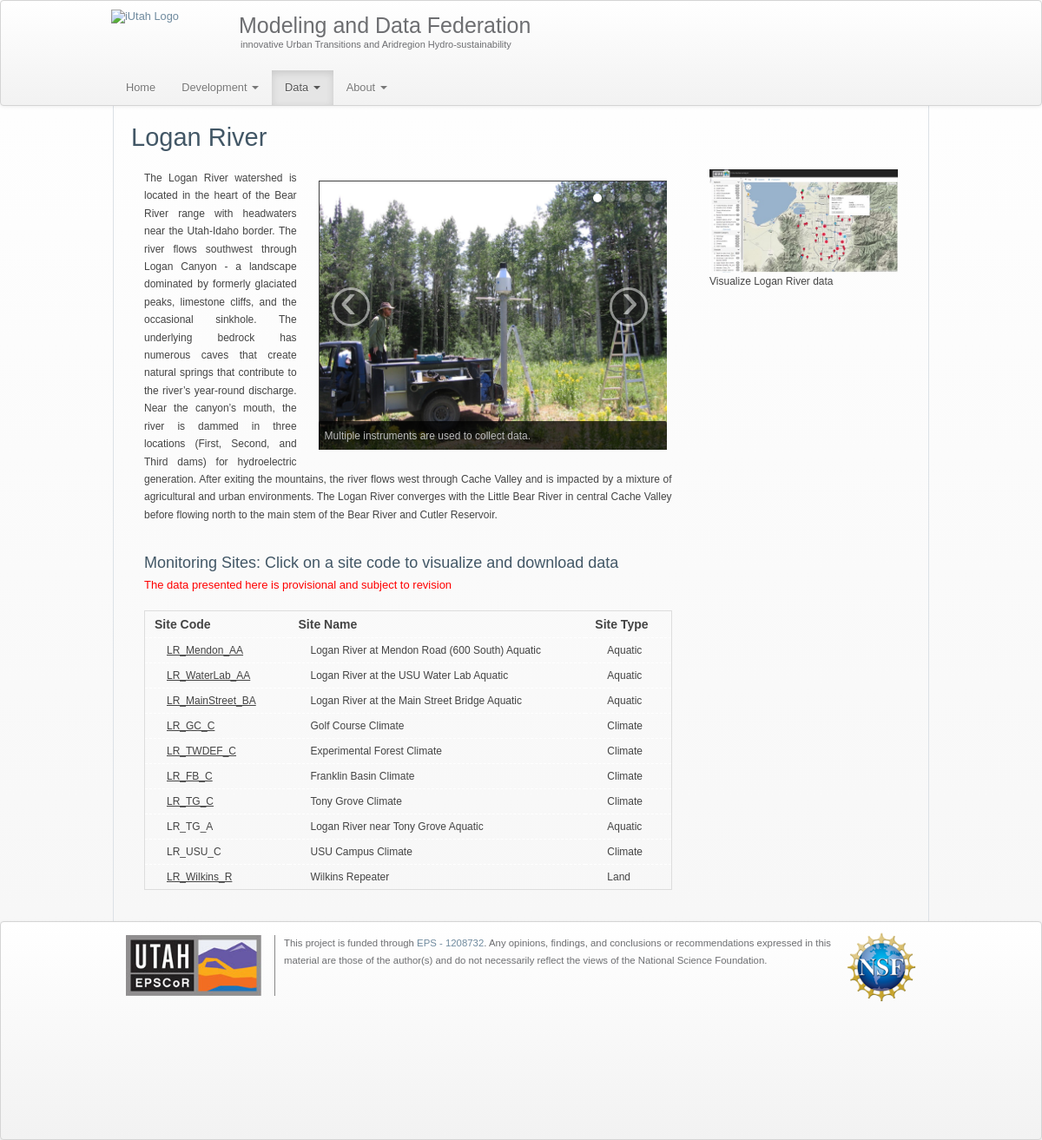
Page /mdf/Data/Logan River/ on the earlier database version.
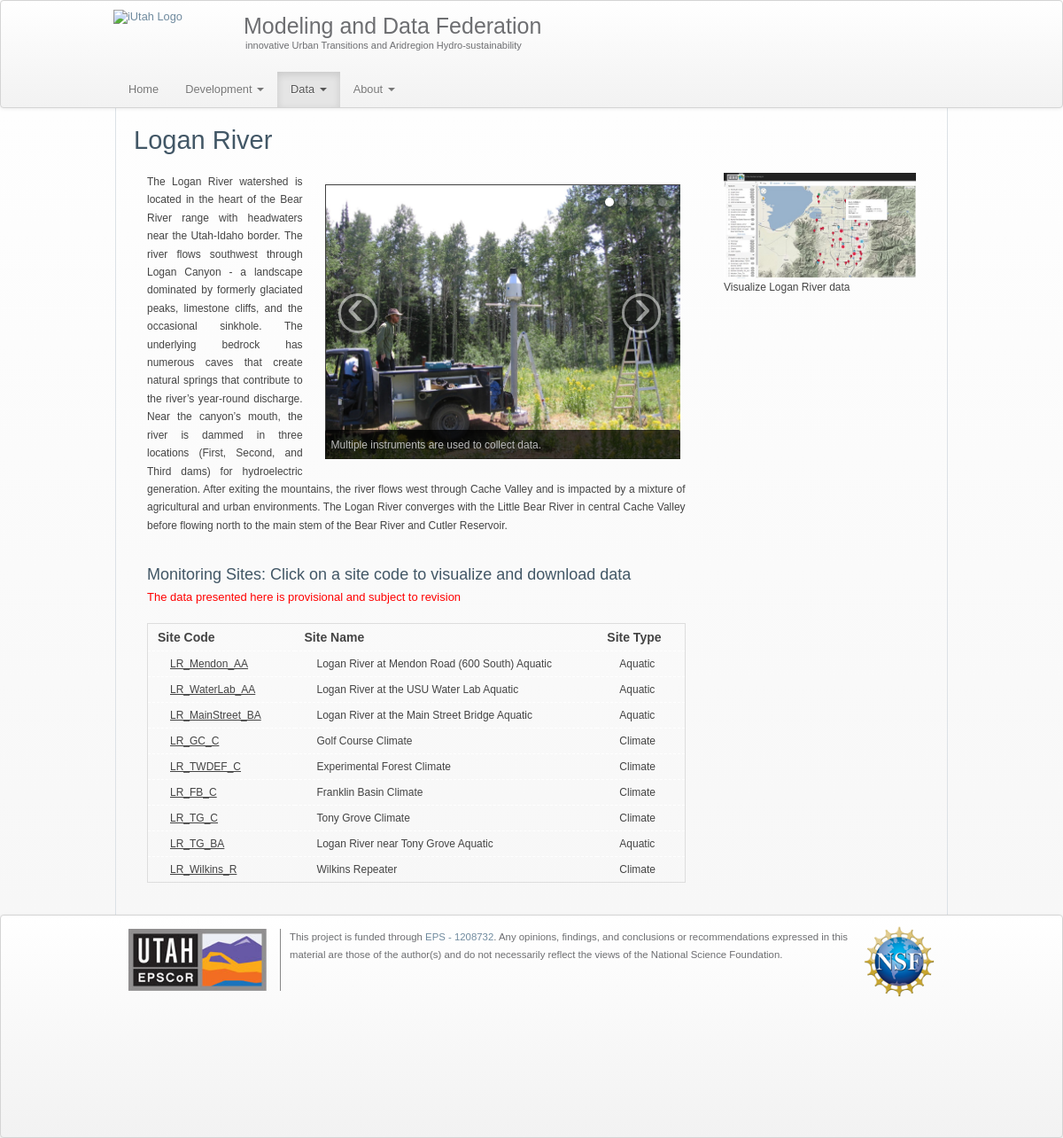
Same page on the later database version.
### src/mdfserver/models.py (models this page shows)
class Page(models.Model):
    title = models.CharField(max_length=200)
    content = models.TextField(max_length=8000) #tinymce_models.HTMLField()#forms.CharField(widget=TinyMCE(attrs={'cols': 80, 'rows': 30})) #Use the WYSIWYG editor in this field.
    def __unicode__(self):
        return self.title

class Subpage(models.Model):
    title = models.CharField(max_length=200)
    content = models.TextField(max_length=8000)#tinymce_models.HTMLField() #forms.CharField(widget=TinyMCE(attrs={'cols': 80, 'rows': 30})) #Use the WYSIWYG editor in this field.
    pages = models.ForeignKey(Page)
    def __unicode__(self):
        return self.title

### src/mdfserver/views.py (the view)
# urls.py: url(r'^' + BASE_URL + '(?P<pages_passed>[\w\s]*)/(?P<subpage>[\w\s]*[/]?)/$', views.subpages, name='subpages'),
def subpages(request, pages_passed, subpage):
    pages_in_server = Page.objects.all().order_by('-title')[:5]
    context = {'pages': pages_in_server, 'requested': pages_passed, 'subpage_name': subpage}
    return render(request, 'mdfserver/main_template.html', context)

### src/mdfserver/templates/mdfserver/main_template.html (shortened to what this page needs)
{% extends "mdfserver/index.html" %}
{% load static %}
{% block content %}
    <div style="border: 1px solid rgb(220, 225, 230); padding-left: 20px; padding-right: 20px">
        {% for page in pages %}
            {% if subpage_name %}
                {% if requested == page.title %}
                    {% for subpage in page.subpage_set.all %}
                        {% if subpage_name|cut:" " == subpage|cut:" " %}
                            {{ subpage.content | safe }}
                        {% endif %}
                    {% endfor %}
                {% endif %}
            {% elif requested == page.title %}
                {{ page.content | safe }}
            {% endif %}
        {% endfor %}
    </div>
{% endblock %}

### src/mdfserver/templates/mdfserver/index.html (shortened to what this page needs)
{% load staticfiles %}
<!DOCTYPE html>
<html>
<head>
    <link rel="stylesheet" href="{% static  "mdfserver/css/bootstrap.css" %}" type="text/css"/>
    <link rel="stylesheet" href="{% static  "mdfserver/css/custom_style.css" %}" type="text/css"/>
</head>
<body>
<div id="page-header">
    {% if pages %}
        <div class="navbar">
            <div class="navbar-inner">
                <div class="center_header">
                    <div id="title_logo">
                        <a id="home_linker" href="{% url 'index' %}">
                            <img id="iutah_logo" src="{% static "mdfserver/img/iutah_logo.png" %}" alt="iUtah Logo"/>
                            <h1 id="main_title">Modeling and Data Federation</h1>
                            <h4 id="second_title">innovative Urban Transitions and Aridregion Hydro-sustainability</h4>
                        </a>
                    </div>
                    <div class="container">
                        <ul class="nav">
                            <li {% if not requested %}class="active"{% else %} class="dropdown" {% endif %}>
                                <a class="dropdown-toggle" data-hover="dropdown" href="{% url 'index' %}">Home</a>
                            </li>
                            {% for page in pages %}
                                <li {% if requested == page.title %}
                                    class="dropdown active"
                                {% else %}
                                    class="dropdown"
                                {% endif %} >
                                    {% if page.content != 'none' and page.content != '<p>none</p>' %}
                                        <a class="dropdown-toggle"
                                           data-hover="dropdown" href="{% url 'pages' page.title %}">
                                            {{ page.title }}
                                            <b class="caret"></b>
                                        </a>
                                    {% else %}
                                        <a class="dropdown-toggle" data-hover="dropdown">
                                            {{ page.title }}
                                            <b class="caret"></b>
                                        </a>
                                    {% endif %}
                                </li>
                            {% endfor %}
                        </ul>
                    </div>
                </div>
            </div>
        </div>
        </div>
        <div class="container">
            <div id="spacer">
                {% if requested %}
                    {% block content %}{% endblock %}
                {% else %}
                    {% block unique_content %}{% endblock %}
                {% endif %}
            </div>
        </div>
        <footer style="height: 220px" class="navbar-inner">
            <div class="center_header">
                <div id="footer-left-image">
                    <a href="http://utepscor.org/" target="_blank"><img
                            src="{% static "mdfserver/img/epscor_logo.jpg" %}" alt="Utah EPSCoR"
                            width="156"
                            height="73"></a>
                </div>
                <div id="footer-text">
                    <p>This project is funded through <a
                            href="http://www.nsf.gov/awardsearch/showAward.do?AwardNumber=1208732"
                            target="_blank">EPS - 1208732</a>. Any opinions, findings, and
                        conclusions or recommendations expressed in this material are those of the author(s) and do not
                        necessarily reflect the views of the National Science Foundation.</p>
                </div>
                <aside id="footer-right-image">
                    <a href="http://www.nsf.gov/div/index.jsp?div=EPSC" target="_blank">
                        <img src="{% static "mdfserver/img/nsf1.png" %}" alt="National Science Foundation" width="80"
                             height="80">
                    </a>
                </aside>
            </div>
        </footer>
    {% else %}
        <p>The website doesn't have any content or there was an error.</p>
    {% endif %}
</body>
</html>

### src/mdfserver/static/mdfserver/css/custom_style.css (style rules this page uses)
#iutah_logo { float: left; clear: both; height: 60px; margin-left: -2px; }
#main_title { padding-top: 4px; font-size: 25px; margin-bottom: 8px; }
#second_title { font-size: 11px; margin-top: -7px; padding-left: 2px; }
#main_title, #second_title { text-decoration: none; color: #6D6E71; margin-left: 145px; }
#title_logo { height: 70px; }
.center_header { width: 940px; margin-right: auto; margin-left: auto; }
#page-header { position: fixed; width: 100%; z-index: 10; z-index: 10; }
.carousel-inner { height: inherit !important; width: 100%; background: #444; }
.carousel-control.right { right: 22px; !important }
.carousel-control span { width: auto; height: auto; }
.carousel-control.right span { margin-left: 9px; }
.carousel-control { top: 46%; padding-top: 4px; padding-right: 5px; width: 33px; height: 35px; border-radius: 71px; }
.carousel-caption { border-top-left-radius: 2px; border-top-right-radius: 2px; color: #333; }
#spacer { padding-top: 111px; }
#site_content { padding-top: 20px; padding-bottom: 20px; min-height: 575px; }
* { margin: 0; padding: 0; }
article, aside, figure, footer, header, hgroup, nav, section { display: block; }
body { font: normal .80em arial, sans-serif; color: #444; font-family: "Lucida Sans Unicode", "Lucida Grande", sans-serif !important; background-color: #C2DBE8; background-image: -ms-linear-gradient(top, #FFFFFF 0%, #F5F5F5 100%); background-image: -moz-linear-gradient(top, #FFFFFF 0%, #F5F5F5 100%); background-image: -o-linear-gradient(top, #FFFFFF 0%, #F5F5F5 100%); background-image: -webkit-gradient(linear, left top, left bottom, color-stop(0, #FFFFFF), color-stop(1, #F5F5F5)); background-image: -webkit-linear-gradient(top, #FFFFFF 0%, #F5F5F5 100%); background-image: linear-gradient(to bottom, #FFFFFF 0%, #F5F5F5 100%); background-repeat: no-repeat; background-attachment: fixed; }
p { padding: 0 0 20px 0; line-height: 1.7em; text-align: justify; }
#content p { font-size: 12px; }
img { border: 0; max-width: 1800px; }
a img { max-width: 100%; }
h1, h2, h3, h4, h5, h6 { color: #425766; letter-spacing: 0em; }
table { border: 1px dotted #fff; }
th { padding: 7px 11px; font-weight: bold; font-size: 14px; }
.plain-table { font-family: "Lucida Sans Unicode", "Lucida Grande", Sans-Serif; font-size: 12px; margin: 20px 0px; width: 100%; text-align: left; border: 1px solid #ddd; }
.plain-table a { color: #444; text-decoration: underline; font-family: "Lucida Sans Unicode", "Lucida Grande", Sans-Serif; font-size: 12px; }
td { padding: 7px 25px; border-top: 1px dashed #fff; }
h1, h2, h3 { font: normal 180% "Lucida Sans Unicode", "Lucida Grande", sans-serif; }
h3 { font-size: 140%; padding: 5px 0 0 0; }
h4, h6 { color: #F67400; padding: 0 0 5px 0; font: normal 130% arial, sans-serif; }
a, a:hover { outline: none; text-decoration: underline; color: inherit; }
a { text-decoration: none; }
.region-content { margin-left: 15px; margin-right: 15px; padding-top: 10px; }
a { color: #6F8A9E; }
h1 { font-size: 29px; }
h3 { font-size: 18px; }
#main, nav, #container, #logo, #site_content, footer { margin-left: auto; margin-right: auto; }
footer { font: 89% Tahoma, Geneva, sans-serif; height: 68px; margin-top: -5px; padding: 15px 0 15px 0; color: #6D6E71; background: #333; background: -moz-linear-gradient(#444, #222); background: -o-linear-gradient(#444, #222); background: -webkit-linear-gradient(#444, #222); -webkit-box-shadow: rgba(0, 0, 0, 0.2) 0px 2px 2px; -moz-box-shadow: rgba(0, 0, 0, 0.2) 0px 2px 2px; box-shadow: rgba(0, 0, 0, 0.2) 0px 2px 2px; border: 1px solid #222; }
#footer-left-image { display: inline !important; position: relative; float: left !important; margin-left: 15px; padding-right: 15px; border-right: 1px solid #888; }
#footer-right-image { display: inline !important; position: relative; float: right; margin-right: 15px; margin-top: -4px; }
#footer-text { display: inline !important; float: left; margin-left: 10px; width: 630px; position: relative; }
.rightPanel { width: 25%; float: right; }
.disclaimer { color: red; padding: 0px; margin-bottom: -2px; margin-top: -6px; font-size: 13px !important; }
.leftPanel { width: 70%; float: left; }
.watershed-image-gallery { margin: 13px 25px; margin-right: 6px; position: relative; float: right; width: 60%; height: 310px; text-align: center; width: 66%; }
img.display { margin: 0 auto; display: block; z-index: -10; height: 309px; }
.navbar { margin-bottom: 0px; }

Differences in the rows shown:
changed Subpage: content "…Tony Grove Climate Climate LR_TG_A Logan River near Tony Grove Aquatic Aquatic LR_USU_C USU Campus Climate Climate LR_Wilkins_R Wilkins Repeater Land Visualize Logan River data" → "…Tony Grove Climate Climate LR_TG_BA Logan River near Tony Grove Aquatic Aquatic LR_Wilkins_R Wilkins Repeater Climate Visualize Logan River data"
